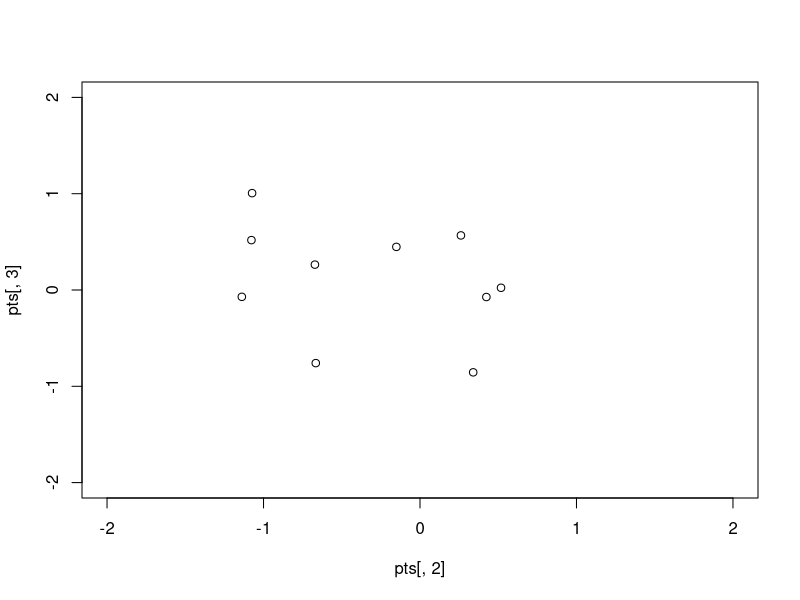

This chart was generated by the following R code: (Note: this script raises an error after producing the figure.)
# 3-d plots from scratch
x <- rnorm(10)
y <- rnorm(10)
z <- rnorm(10)

Position <- c(-5,0,0)
tx <- atan(x-Position[1]) 
ty <- atan(y-Position[2])
tz <- atan(z-Position[3])
pts <- data.frame(tx,ty,tz) # Note quite looking like observed pts (i don't think)

rx <- function(pts, t){
  as.matrix(pts)%*%matrix(c(1,0,0,0,cos(t),sin(t),0,-sin(t),cos(t)), nrow = 3, byrow = TRUE)
}
ry <- function(pts, t){
  as.matrix(pts)%*%matrix(c(cos(t),0,-sin(t),0,1,0,sin(t),0,cos(t)), nrow = 3, byrow = TRUE)
}
rz <- function(pts, t){
  as.matrix(pts)%*%matrix(c(cos(t),sin(t),0,-sin(t),cos(t),0,0,0,1), nrow = 3, byrow = TRUE)
}

speed <- pi/32
for(i in 1:32){
pts <- rx(pts, t = i*speed)
plot(pts[,2], pts[,3], xlim = c(-2,2),ylim = c(-2,2))
testit(0.5)
i <- i+1
}
